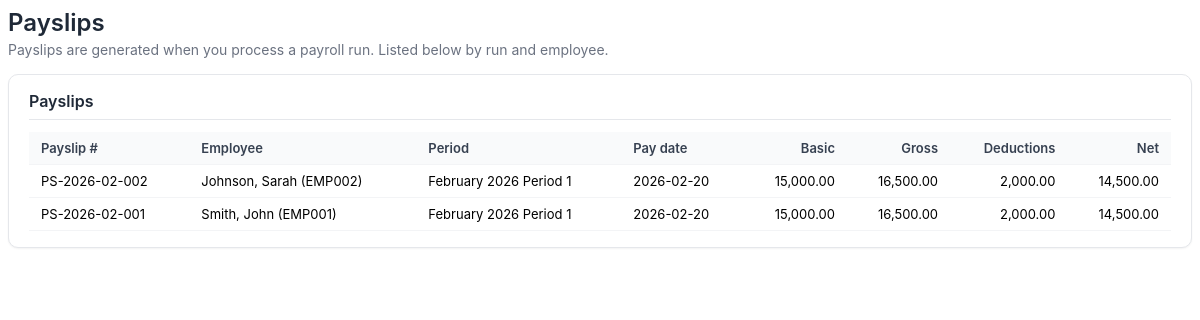
The page /modules/payroll/views/payslips.php on the database its author committed.
### tables this page shows
CREATE TABLE `payroll_run_employees` (
  `id` int(11) NOT NULL,
  `payroll_run_id` int(11) NOT NULL,
  `employee_id` int(11) NOT NULL,
  `basic_pay` decimal(12,2) NOT NULL DEFAULT 0.00,
  `gross_pay` decimal(12,2) NOT NULL DEFAULT 0.00,
  `total_deductions` decimal(12,2) NOT NULL DEFAULT 0.00,
  `net_pay` decimal(12,2) NOT NULL DEFAULT 0.00,
  `payslip_number` varchar(50) DEFAULT NULL,
  `status` varchar(50) DEFAULT 'Pending',
  `created_at` timestamp NOT NULL DEFAULT current_timestamp(),
  `updated_at` timestamp NOT NULL DEFAULT current_timestamp() ON UPDATE current_timestamp()
);

CREATE TABLE `employees` (
  `employee_id` int(11) NOT NULL,
  `user_id` int(11) DEFAULT NULL,
  `employee_code` varchar(50) NOT NULL,
  `first_name` varchar(100) NOT NULL,
  `middle_name` varchar(100) DEFAULT NULL,
  `last_name` varchar(100) NOT NULL,
  `date_of_birth` date DEFAULT NULL,
  `gender` enum('Male','Female','Other') DEFAULT 'Other',
  `marital_status` enum('Single','Married','Divorced','Widowed') DEFAULT 'Single',
  `email` varchar(100) DEFAULT NULL,
  `phone` varchar(20) DEFAULT NULL,
  `address` text DEFAULT NULL,
  `city` varchar(100) DEFAULT NULL,
  `state` varchar(100) DEFAULT NULL,
  `postal_code` varchar(20) DEFAULT NULL,
  `country` varchar(100) DEFAULT NULL,
  `nationality` varchar(100) DEFAULT NULL,
  `job_title_id` int(11) DEFAULT NULL,
  `department_id` int(11) DEFAULT NULL,
  `employment_type_id` int(11) DEFAULT NULL,
  `location_id` int(11) DEFAULT NULL,
  `supervisor_id` int(11) DEFAULT NULL,
  `date_of_joining` date NOT NULL,
  `employment_status` enum('Active','On Leave','Suspended','Terminated') DEFAULT 'Active',
  `last_working_day` date DEFAULT NULL,
  `created_at` timestamp NOT NULL DEFAULT current_timestamp(),
  `updated_at` timestamp NOT NULL DEFAULT current_timestamp() ON UPDATE current_timestamp()
);

CREATE TABLE `payroll_runs` (
  `id` int(11) NOT NULL,
  `period_name` varchar(100) NOT NULL,
  `start_date` date NOT NULL,
  `end_date` date NOT NULL,
  `pay_date` date NOT NULL,
  `status` enum('Draft','Processed','Closed') NOT NULL DEFAULT 'Draft',
  `created_at` timestamp NOT NULL DEFAULT current_timestamp(),
  `updated_at` timestamp NOT NULL DEFAULT current_timestamp() ON UPDATE current_timestamp()
);

### config/BaseModel.php (called while the page is built, shortened)
<?php
abstract class BaseModel {
    protected $db;
    public function __construct() {
        $database = new Database();
        $this->db = $database->connect();
    }
    public function query($sql, $params = []) {
        try {
            $stmt = $this->db->prepare($sql);
            if (!empty($params)) {
                $stmt->execute($params);
            } else {
                $stmt->execute();
            }
            return $stmt->fetchAll(PDO::FETCH_ASSOC);
        } catch (PDOException $e) {
            throw new Exception("Query execution failed: " . $e->getMessage());
        }
    }
}
?>

### config/Database.php (called while the page is built, shortened)
<?php
class Database {
    private $host = 'localhost';
    private $db_name = 'public_html';
    private $username = 'root';
    private $password = '';
    public function connect() {
        $this->conn = null;
        try {
            $this->conn = new PDO(
                'mysql:host=' . $this->host . ';dbname=' . $this->db_name . ';charset=utf8mb4',
                $this->username,
                $this->password
            );
            $this->conn->setAttribute(PDO::ATTR_ERRMODE, PDO::ERRMODE_EXCEPTION);
            $this->conn->exec("SET @@session.time_zone = '+08:00'");
        } catch (PDOException $e) {
            error_log('Database Connection Error: ' . $e->getMessage());
            throw new RuntimeException('Database connection failed: ' . $e->getMessage(), 0, $e);
        }
        return $this->conn;
    }
}
?>

### modules/payroll/models/PayrollRunEmployee.php (called while the page is built, shortened)
<?php
require_once __DIR__ . '/../../../config/BaseModel.php';
class PayrollRunEmployee extends BaseModel {
    protected $table = 'payroll_run_employees';
    public function getAllPayslips() {
        return $this->query(
            "SELECT pre.*, e.employee_code, e.first_name, e.last_name, pr.period_name, pr.start_date, pr.end_date, pr.pay_date, pr.status AS run_status
             FROM {$this->table} pre
             JOIN employees e ON e.employee_id = pre.employee_id
             JOIN payroll_runs pr ON pr.id = pre.payroll_run_id
             ORDER BY pr.start_date DESC, e.last_name"
        );
    }
}

### modules/payroll/views/payslips.php (the view, shortened to what this page needs)
<?php
require_once __DIR__ . '/../../../config/Database.php';
require_once __DIR__ . '/../models/PayrollRunEmployee.php';
$pre = new PayrollRunEmployee();
$payslips = $pre->getAllPayslips();
?>
<div class="main-content payroll-payslips-content">
<div class="py-header">
  <h1 class="py-title">Payslips</h1>
  <p class="py-subtitle">Payslips are generated when you process a payroll run. Listed below by run and employee.</p>
</div>
<div class="py-card">
  <h3>Payslips</h3>
  <?php if (empty($payslips)): ?>
  <p class="py-empty">No payslips yet. Create a payroll run and process it from Payroll Processing.</p>
  <?php else: ?>
  <table class="py-table">
    <thead>
      <tr>
        <th>Payslip #</th>
        <th>Employee</th>
        <th>Period</th>
        <th>Pay date</th>
        <th class="py-num">Basic</th>
        <th class="py-num">Gross</th>
        <th class="py-num">Deductions</th>
        <th class="py-num">Net</th>
      </tr>
    </thead>
    <tbody>
    <?php foreach ($payslips as $p): ?>
      <tr>
        <td><?php echo htmlspecialchars($p['payslip_number'] ?? '—'); ?></td>
        <td><?php echo htmlspecialchars($p['last_name'] . ', ' . $p['first_name'] . ' (' . $p['employee_code'] . ')'); ?></td>
        <td><?php echo htmlspecialchars($p['period_name']); ?></td>
        <td><?php echo htmlspecialchars($p['pay_date']); ?></td>
        <td class="py-num"><?php echo number_format((float)$p['basic_pay'], 2); ?></td>
        <td class="py-num"><?php echo number_format((float)$p['gross_pay'], 2); ?></td>
        <td class="py-num"><?php echo number_format((float)$p['total_deductions'], 2); ?></td>
        <td class="py-num"><?php echo number_format((float)$p['net_pay'], 2); ?></td>
      </tr>
    <?php endforeach; ?>
    </tbody>
  </table>
  <?php endif; ?>
</div>
</div>

### modules/payroll/views/payslips.php (style rules this page uses)
.payroll-payslips-content { font-family: -apple-system, BlinkMacSystemFont, 'Segoe UI', Roboto, sans-serif; color: #1f2937; }
.py-header { margin-bottom: 1rem; }
.py-title { font-size: 1.5rem; font-weight: 600; margin: 0 0 0.25rem 0; }
.py-subtitle { font-size: 0.875rem; color: #6b7280; margin: 0; }
.py-card { background: #fff; border: 1px solid #e5e7eb; border-radius: 10px; padding: 1rem 1.25rem; margin-bottom: 1rem; box-shadow: 0 1px 2px rgba(0,0,0,0.05); }
.py-card h3 { font-size: 1rem; font-weight: 600; margin: 0 0 0.75rem 0; padding-bottom: 0.5rem; border-bottom: 1px solid #e5e7eb; }
.py-table { width: 100%; border-collapse: collapse; font-size: 0.8125rem; }
.py-table th, .py-table td { text-align: left; padding: 0.5rem 0.75rem; border-bottom: 1px solid #f3f4f6; }
.py-table th { font-weight: 600; color: #374151; background: #f9fafb; }
.py-table .py-num { text-align: right; }

### rows shown on the page
payroll_run_employees: payslip_number "PS-2026-02-002", employee.employee_code "Johnson, Sarah (EMP002)", payroll_run.period_name "February 2026 Period 1", payroll_run.pay_date "2026-02-20", basic_pay "15,000.00", gross_pay "16,500.00", total_deductions "2,000.00", net_pay "14,500.00"
payroll_run_employees: payslip_number "PS-2026-02-001", employee.employee_code "Smith, John (EMP001)", payroll_run.period_name "February 2026 Period 1", payroll_run.pay_date "2026-02-20", basic_pay "15,000.00", gross_pay "16,500.00", total_deductions "2,000.00", net_pay "14,500.00"
